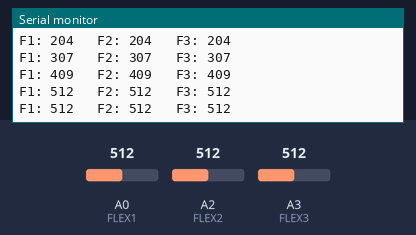
A sketch run on a simulated Arduino Nano, built with avr-gcc and run on an emulated ATmega328P. On the bench: the last lines printed to the serial monitor. The test bench sets the inputs (shaded band); at power-on: A0 (FLEX1) = 512, A2 (FLEX2) = 512, A3 (FLEX3) = 512. The audio player accepts every command and is not drawn.

Above: at 5.7 s.
5.8 s: A0 (FLEX1) set to 716
At 5.87 s:
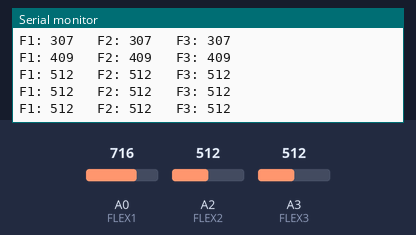
7.3 s: A2 (FLEX2) set to 716
At 7.48 s:
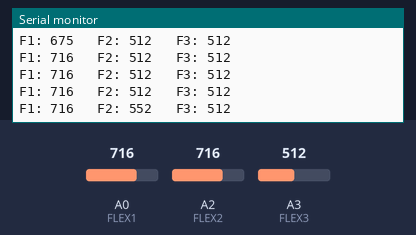
8.8 s: A3 (FLEX3) set to 716
At 8.89 s:
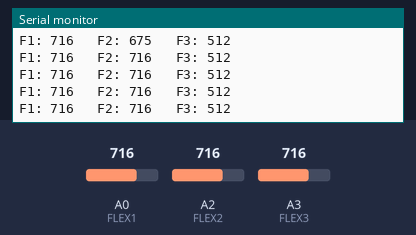
10.3 s: A0 (FLEX1) set to 900
At 10.3 s:
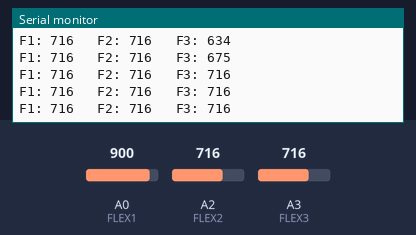
11.8 s: A2 (FLEX2) set to 900
At 11.9 s:
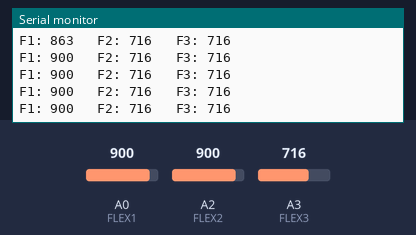
13.3 s: A3 (FLEX3) set to 900
At 13.31 s:
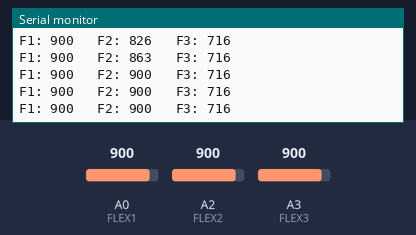
Timing chart, 0 to 15.8 s (numbered marks = the images above; inputs shaded):
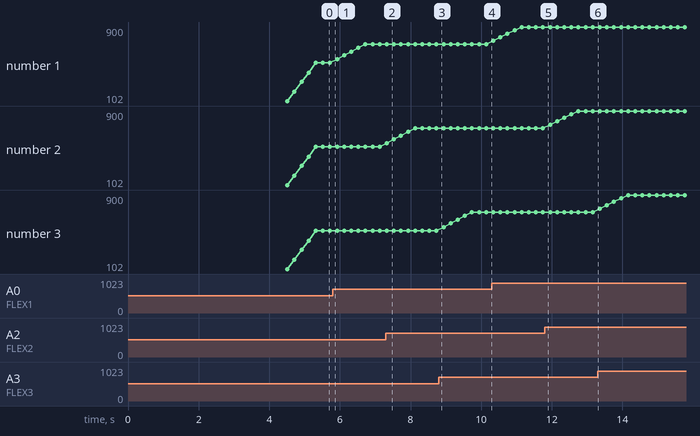

Measured:
- after the input at 7.3 s, the serial monitor: prints a new line at once (image 2)
- plotted number 1: 512 → 716 after the input at 5.8 s, 716 → 900 after the input at 10.3 s

The sketch:

arduino.ino
```cpp
#include <SoftwareSerial.h>
#include <DFRobotDFPlayerMini.h>

SoftwareSerial mp3Serial(2, 3);   // Nano D2 = RX, D3 = TX
DFRobotDFPlayerMini dfplayer;

// Flex sensor pins
#define FLEX1 A0
#define FLEX2 A2
#define FLEX3 A3

// Moving Average settings
#define N 5   // number of samples

int f1[N] = {0}, f2[N] = {0}, f3[N] = {0};
int indexMA = 0;

// Store last played audio
int lastPlayed = 0;

// Function to calculate average
int getAverage(int arr[]) {
  int sum = 0;
  for (int i = 0; i < N; i++) {
    sum += arr[i];
  }
  return sum / N;
}

void setup() {
  Serial.begin(9600);
  mp3Serial.begin(9600);

  pinMode(FLEX1, INPUT);
  pinMode(FLEX2, INPUT);
  pinMode(FLEX3, INPUT);

  Serial.println("Starting DFPlayer + Flex Sensors...");
  delay(3000);

  if (!dfplayer.begin(mp3Serial)) {
    Serial.println("DFPlayer NOT detected");
    while (true);
  }

  Serial.println("DFPlayer detected");
  dfplayer.volume(30);
  delay(1000);
}

void loop() {
  // Read raw values
  int raw1 = analogRead(FLEX1);
  int raw2 = analogRead(FLEX2);
  int raw3 = analogRead(FLEX3);

  // Store values in arrays
  f1[indexMA] = raw1;
  f2[indexMA] = raw2;
  f3[indexMA] = raw3;

  // Update index
  indexMA = (indexMA + 1) % N;

  // Get filtered values
  int flex1 = getAverage(f1);
  int flex2 = getAverage(f2);
  int flex3 = getAverage(f3);

  Serial.print("F1: ");
  Serial.print(flex1);
  Serial.print("   F2: ");
  Serial.print(flex2);
  Serial.print("   F3: ");
  Serial.println(flex3);

  // Condition for 0001.mp3
  if (flex1 >= 40 && flex1 <= 90 &&
      flex2 >= 50 && flex2 <= 80 &&
      flex3 >= 0 && flex3 <= 10) {

    if (lastPlayed != 1) {
      Serial.println("Playing 0001.mp3");
      dfplayer.play(1);
      lastPlayed = 1;
      delay(500);
    }
  }

  // Condition for 0002.mp3
  else if (flex1 >= 60 && flex1 <= 120 &&
           flex2 >= 0 && flex2 <= 0 &&
           flex3 >= 0 && flex3 <= 10) {

    if (lastPlayed != 2) {
      Serial.println("Playing 0002.mp3");
      dfplayer.play(2);
      lastPlayed = 2;
      delay(3000);
    }
  }
  else if (flex1 >= 60 && flex1 <= 110 &&
           flex2 >= 40 && flex2 <= 80 &&
           flex3 >= 60 && flex3 <= 100) {

    if (lastPlayed != 3) {
      Serial.println("Playing 0003.mp3");
      dfplayer.play(3);
      lastPlayed = 3;
      delay(500);
    }
  }

  else {
    lastPlayed = 0;
  }

  delay(200);  // reduced delay for smoother response
}
```
